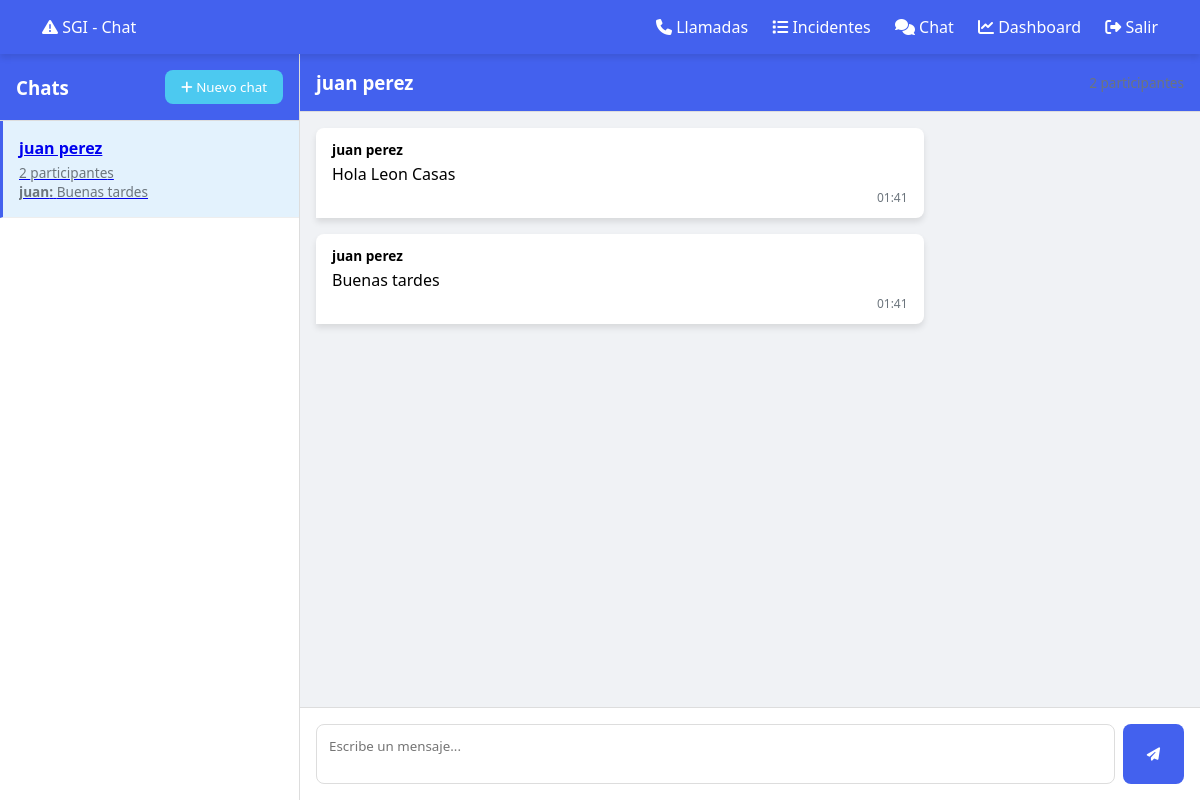
/despachador/chat.php (signed in), run on the app's committed database.
### tables this page shows
CREATE TABLE `messages` (
  `id_mensaje` int(11) NOT NULL AUTO_INCREMENT,
  `id_chat` int(11) NOT NULL,
  `id_usuario` int(11) NOT NULL,
  `mensaje` text NOT NULL,
  `fecha_envio` timestamp NULL DEFAULT current_timestamp(),
  PRIMARY KEY (`id_mensaje`),
  KEY `id_chat` (`id_chat`),
  KEY `id_usuario` (`id_usuario`),
  CONSTRAINT `messages_ibfk_1` FOREIGN KEY (`id_chat`) REFERENCES `chats` (`id_chat`) ON DELETE CASCADE,
  CONSTRAINT `messages_ibfk_2` FOREIGN KEY (`id_usuario`) REFERENCES `usuarios` (`id_usuario`) ON DELETE CASCADE
);

CREATE TABLE `usuarios` (
  `id_usuario` int(11) NOT NULL AUTO_INCREMENT,
  `id_personal` int(11) DEFAULT NULL,
  `nombre` varchar(50) NOT NULL,
  `apellido` varchar(50) NOT NULL,
  `correo` varchar(100) NOT NULL,
  `password` varchar(255) DEFAULT NULL,
  `id_horario` int(11) DEFAULT NULL,
  `rol_id` int(11) NOT NULL,
  `fecha_registro` datetime DEFAULT current_timestamp(),
  `activo` tinyint(1) DEFAULT 1,
  `calificacion` int(11) DEFAULT NULL,
  PRIMARY KEY (`id_usuario`),
  UNIQUE KEY `correo` (`correo`),
  KEY `id_personal` (`id_personal`),
  KEY `id_horario` (`id_horario`),
  KEY `rol_id` (`rol_id`),
  CONSTRAINT `usuarios_ibfk_1` FOREIGN KEY (`id_personal`) REFERENCES `gestion_personal` (`id_personal`) ON DELETE SET NULL,
  CONSTRAINT `usuarios_ibfk_2` FOREIGN KEY (`id_horario`) REFERENCES `horarios` (`id_horario`) ON DELETE SET NULL,
  CONSTRAINT `usuarios_ibfk_3` FOREIGN KEY (`rol_id`) REFERENCES `roles` (`id_rol`)
);

CREATE TABLE `chats` (
  `id_chat` int(11) NOT NULL AUTO_INCREMENT,
  `chat_name` varchar(100) DEFAULT NULL,
  `is_group` tinyint(1) DEFAULT 0,
  `created_at` timestamp NULL DEFAULT current_timestamp(),
  PRIMARY KEY (`id_chat`)
);

### despachador/chat.php (the view, shortened to what this page needs)
<?php
require_once '../db.php';
$current_user_id = $_SESSION['id_usuario'];
$chats = [];
try {
    $stmt = $pdo->prepare("SELECT c.id_chat, c.chat_name, c.is_group
                          FROM chats c
                          JOIN chat_participants cp ON c.id_chat = cp.id_chat
                          WHERE cp.id_usuario = :user_id
                          ORDER BY c.created_at DESC");
    $stmt->execute([':user_id' => $current_user_id]);
    $chats = $stmt->fetchAll(PDO::FETCH_ASSOC);
} catch (PDOException $e) {
    $_SESSION['error'] = "Error al obtener chats: " . $e->getMessage();
}
$selected_chat_id = $_GET['chat_id'] ?? ($chats[0]['id_chat'] ?? null);
$messages = [];
if ($selected_chat_id) {
    try {
        $stmt = $pdo->prepare("SELECT m.*, u.nombre, u.apellido
                              FROM messages m
                              JOIN usuarios u ON m.id_usuario = u.id_usuario
                              WHERE m.id_chat = :chat_id
                              ORDER BY m.fecha_envio ASC");
        $stmt->execute([':chat_id' => $selected_chat_id]);
        $messages = $stmt->fetchAll(PDO::FETCH_ASSOC);
    } catch (PDOException $e) {
        $_SESSION['error'] = "Error al obtener información del chat: " . $e->getMessage();
    }
}
?>
<!DOCTYPE html>
<html lang="es">
<head>
    <link rel="stylesheet" href="https://cdnjs.cloudflare.com/ajax/libs/font-awesome/6.4.0/css/all.min.css">
</head>
<body>
<nav class="navbar">
    <a href="incidente.php" class="navbar-brand">
        <i class="fas fa-exclamation-triangle"></i> SGI - Chat
    </a>
    <div class="navbar-links">
        <a href="calls.php" class="nav-link"><i class="fas fa-phone"></i> Llamadas</a>
        <a href="incidente.php" class="nav-link"><i class="fas fa-list"></i> Incidentes</a>
        <a href="chat.php" class="nav-link"><i class="fas fa-comments"></i> Chat</a>
        <a href="dashboard.php" class="nav-link"><i class="fas fa-chart-line"></i> Dashboard</a>
        <a href="../logout.php" class="nav-link"><i class="fas fa-sign-out-alt"></i> Salir</a>
    </div>
</nav>
<div class="chat-container">
    <div class="sidebar">
        <div class="chat-header">
            <h3>Chats</h3>
            <button class="new-chat-btn" id="newChatBtn">
                <i class="fas fa-plus"></i> Nuevo chat
            </button>
        </div>
        <div class="chat-list">
            <?php foreach ($chats as $chat): ?>
                <a href="chat.php?chat_id=<?= $chat['id_chat'] ?>">
                    <div class="chat-item <?= $selected_chat_id == $chat['id_chat'] ? 'active' : '' ?>">
                        <div class="chat-name">
                            <?= htmlspecialchars($chat['chat_name'] ?? 'Chat privado') ?>
                        </div>
                        <?php if (!empty($chat['chat_name'])): ?>
                            <div class="participants-count">
                                <?php
                                $stmt = $pdo->prepare("SELECT COUNT(*) as count FROM chat_participants WHERE id_chat = :chat_id");
                                $stmt->execute([':chat_id' => $chat['id_chat']]);
                                $count = $stmt->fetch()['count'];
                                ?>
                                <?= $count ?> participante<?= $count != 1 ? 's' : '' ?>
                            </div>
                        <?php endif; ?>
                        <?php
                        $stmt = $pdo->prepare("SELECT m.mensaje, u.nombre
                                              FROM messages m
                                              JOIN usuarios u ON m.id_usuario = u.id_usuario
                                              WHERE m.id_chat = :chat_id
                                              ORDER BY m.fecha_envio DESC
                                              LIMIT 1");
                        $stmt->execute([':chat_id' => $chat['id_chat']]);
                        $last_message = $stmt->fetch();
                        ?>
                        <?php if ($last_message): ?>
                            <div class="chat-preview">
                                <strong><?= htmlspecialchars($last_message['nombre']) ?>:</strong>
                                <?= htmlspecialchars(substr($last_message['mensaje'], 0, 30)) ?>
                            </div>
                        <?php endif; ?>
                    </div>
                </a>
            <?php endforeach; ?>
        </div>
    </div>
    <div class="chat-content">
        <?php if ($selected_chat_id): ?>
            <div class="chat-header">
                <h3>
                    <?= htmlspecialchars(
                        $chats[array_search($selected_chat_id, array_column($chats, 'id_chat'))]['chat_name'] ?? 'Chat privado'
                    ) ?>
                </h3>
                <div class="participants-count">
                </div>
            </div>
            <div class="messages-container" id="messagesContainer">
                <?php foreach ($messages as $message): ?>
                    <div class="message <?= $message['id_usuario'] == $current_user_id ? 'sent' : 'received' ?>" data-message-id="<?= $message['id_mensaje'] ?>">
                        <?php if ($message['id_usuario'] != $current_user_id): ?>
                            <div class="message-sender">
                                <?= htmlspecialchars($message['nombre'] . ' ' . $message['apellido']) ?>
                            </div>
                        <?php endif; ?>
                        <div class="message-text">
                            <?= nl2br(htmlspecialchars($message['mensaje'])) ?>
                        </div>
                        <div class="message-time">
                            <?= date('H:i', strtotime($message['fecha_envio'])) ?>
                        </div>
                    </div>
                <?php endforeach; ?>
            </div>
            <form method="POST" class="message-input">
                <textarea name="message" placeholder="Escribe un mensaje..." required></textarea>
                <button type="submit" name="send_message">
                    <i class="fas fa-paper-plane"></i>
                </button>
            </form>
        <?php endif; ?>
    </div>
</div>
</body>
</html>

### despachador/chat.php (style rules this page uses)
:root { --primary: #4361ee; --primary-dark: #3a56d4; --secondary: #3f37c9; --success: #4cc9f0; --danger: #f72585; --warning: #f8961e; --light: #f8f9fa; --dark: #212529; --gray: #6c757d; --border-radius: 8px; --box-shadow: 0 4px 6px rgba(0, 0, 0, 0.1); --transition: all 0.3s ease; }
* { margin: 0; padding: 0; box-sizing: border-box; font-family: 'Segoe UI', Tahoma, Geneva, Verdana, sans-serif; }
body { margin: 0; padding: 0; height: 100vh; display: flex; flex-direction: column; background-color: #f5f7fa; }
.navbar { background: var(--primary); padding: 1rem 2rem; display: flex; align-items: center; justify-content: space-between; box-shadow: var(--box-shadow); position: sticky; top: 0; z-index: 1000; color: white; }
.navbar a { color: white; text-decoration: none; margin: 0 10px; }
.chat-container { display: flex; flex: 1; overflow: hidden; }
.sidebar { width: 300px; background: white; border-right: 1px solid #ddd; display: flex; flex-direction: column; overflow: hidden; }
.chat-header { padding: 1rem; border-bottom: 1px solid #ddd; display: flex; justify-content: space-between; align-items: center; background: var(--primary); color: white; }
.chat-list { flex: 1; overflow-y: auto; }
.chat-item { padding: 1rem; border-bottom: 1px solid #eee; cursor: pointer; transition: var(--transition); }
.chat-item.active { background-color: #e3f2fd; border-left: 3px solid var(--primary); }
.chat-name { font-weight: 600; margin-bottom: 0.25rem; }
.chat-preview { font-size: 0.85rem; color: var(--gray); white-space: nowrap; overflow: hidden; text-overflow: ellipsis; }
.chat-content { flex: 1; display: flex; flex-direction: column; overflow: hidden; }
.messages-container { flex: 1; padding: 1rem; overflow-y: auto; background-color: #f0f2f5; }
.message { margin-bottom: 1rem; max-width: 70%; padding: 0.75rem 1rem; border-radius: var(--border-radius); position: relative; }
.message.received { background-color: white; margin-right: auto; border-bottom-left-radius: 0; box-shadow: var(--box-shadow); }
.message-sender { font-weight: 600; margin-bottom: 0.25rem; font-size: 0.85rem; }
.message-time { font-size: 0.75rem; color: var(--gray); text-align: right; margin-top: 0.25rem; }
.message-input { padding: 1rem; border-top: 1px solid #ddd; background: white; display: flex; gap: 0.5rem; }
.message-input textarea { flex: 1; padding: 0.75rem; border: 1px solid #ddd; border-radius: var(--border-radius); resize: none; height: 60px; }
.message-input button { padding: 0 1.5rem; background-color: var(--primary); color: white; border: none; border-radius: var(--border-radius); cursor: pointer; transition: var(--transition); }
.new-chat-btn { background-color: var(--success); color: white; border: none; border-radius: var(--border-radius); padding: 0.5rem 1rem; cursor: pointer; transition: var(--transition); }
.participants-count { font-size: 0.85rem; color: var(--gray); }

### data on the page
messages: id_usuario.nombre "juan", mensaje "Buenas tardes", id_usuario.apellido "juan perez", fecha_envio "01:41"
chats: id_chat "juan perez"
messages: id_usuario.apellido "juan perez", mensaje "Hola Leon Casas", fecha_envio "01:41"

### other printed values
$chat['chat_name'] "juan perez"
$count "2"
